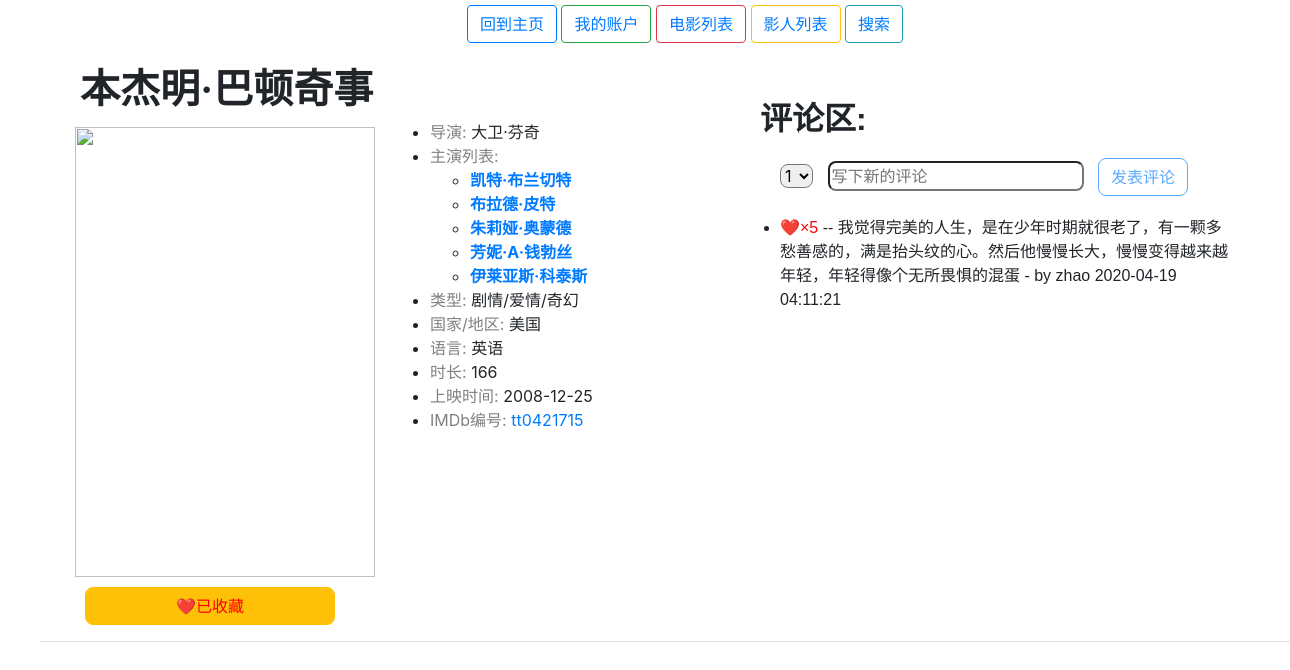
Screenshot of /movies/tt0421715 with the database file from the repository.
### wenbo_movie/models.py (models this page shows, shortened)
class Movie(models.Model):
    name = models.CharField(max_length=64)
    duration = models.IntegerField()
    type = models.CharField(max_length=128)
    country = models.CharField(max_length=64)
    language = models.CharField(max_length=64)
    imdb_num = models.CharField(max_length=256)
    date = models.CharField(max_length=64)

class Worker(models.Model):
    name = models.CharField(max_length=64)
    gender = models.CharField(max_length=64)
    birthday = models.CharField(max_length=64)
    english_name = models.CharField(max_length=64)
    imdb_num = models.CharField(max_length=256)
    work_type = models.CharField(max_length=32)
    related_movie = models.ManyToManyField(Movie, blank=True, related_name="workers")

### usersystem/models.py (models this page shows, shortened)
class Review(models.Model):
    review = models.CharField(max_length=4096)
    star = models.IntegerField()
    movie = models.ForeignKey(Movie, on_delete=models.DO_NOTHING, related_name="m_reviews")
    user = models.ForeignKey(Myuser, on_delete=models.DO_NOTHING, related_name="u_reviews")

### wenbo_movie/views.py (the view)
# urls.py: path("movies/<imdb_num>", views.movie, name="movie"),
def movie(request, imdb_num):
    from usersystem.views import current_user
    try:
        movie = Movie.objects.get(imdb_num=imdb_num)
        actor_list = []
        for a in movie.workers.filter(work_type="actor"):
            actor_list.append(a)
        director = movie.workers.get(work_type="director").name
        reviews = movie.m_reviews.all()
    except Movie.DoesNotExist:
        raise Http404("Movie does not exist.")
    nolike_users = Myuser.objects.exclude(likemovies=movie).all()
    nolike_list = []
    for user in nolike_users:
        nolike_list.append(user.username)
    can_like = False
    if current_user in nolike_list:
        can_like = True
    star_list = [1, 2, 3, 4, 5]
    imdb_link = "https://www.imdb.com/title/" + str(movie.imdb_num)
    img_link = "/static/pictures/" + str(movie.imdb_num) + ".jpg"
    able_like = True
    if current_user == "":
        able_like = False
    context = {
        "movie": movie,
        "actors": actor_list,
        "director": director,
        "reviews": reviews,
        "can_like": can_like,
        "star_list": star_list,
        "current_user": current_user,
        "imdb_link": imdb_link,
        "img_link": img_link,
        "able_like": able_like,
    }
    return render(request, "movies/movie.html", context)

### wenbo_movie/templates/movies/movie.html (shortened to what this page needs)
{% extends "movies/base.html" %}
{% block head %}
    <h1>{{ movie.name }}</h1>
{% endblock %}
{% block body %}
    <img src="{{img_link}}" width="300" height="450"/>
    <div id="m_info">
        <ul>
            <li><font color="grey">导演: </font>{{ director }}</li>
            <li><font color="grey">主演列表:</font>
                <ul id="m_info">
                    {% for ac in actors %}
                        <li><a href="{% url 'worker' ac.imdb_num %}">{{ ac.name }}</a></li>
                    {% empty %}
                        <li>没有演员</li>
                    {% endfor %}
                </ul>
            </li>
            <li><font color="grey">类型: </font>{{ movie.type }}</li>
            <li><font color="grey">国家/地区: </font>{{ movie.country }}</li>
            <li><font color="grey">语言: </font>{{ movie.language }}</li>
            <li><font color="grey">时长: </font>{{ movie.duration }}</li>
            <li><font color="grey">上映时间: </font>{{ movie.date }}</li>
            <li><font color="grey">IMDb编号: </font><a href="{{imdb_link}}">{{ movie.imdb_num }}</a></li>
        </ul>
    </div>
    {% if able_like %}
        <div id="like">
            {% if can_like %}
                <form action="{% url 'like_m' movie.imdb_num %}" method="post">
                    {% csrf_token %}
                    <button name="like" value=1 class="btn btn-warning" type="submit">收藏</button>
                </form>
            {% else %}
                <form action="{% url 'like_m' movie.imdb_num %}" method="post">
                    <button name="like" value=0 class="btn btn-warning" type="submit">❤️已收藏</button>
                </form>
            {% endif %}
        </div>
    {% endif %}
    <hr>
    <div id="review_region">
        <h2 id="review">评论区:</h2>
        {% if able_like %}
            <div id="write_review">
                <form action="{% url 'review' movie.imdb_num %}" method="post">
                    <select name="star" id="star">
                        {% for num in star_list %}
                            <option value="{{ num }}">{{ num }}</option>
                        {% endfor %}
                    </select>
                    <input id="message" name="review_txt" autocomplete="off" autofocus placeholder="写下新的评论" type="text"/>
                    <button id="submit_review" type="submit" class="btn btn-outline-primary">发表评论</button>
                </form>
            </div>
        {% endif %}
        <ul id="review_records">
            {% for r in reviews %}
                <li id="review_piece">❤️<font color="red">×{{ r.star }}</font>  -- {{ r.review }}</li>
            {% endfor %}
        </ul>
    </div>
{% endblock %}

### wenbo_movie/static/movie_style.css (style rules this page uses)
body { position: relative; left: 40px; }
h1 { position: relative; left: 40px; top: 20px; font-family:"Times New Roman", Times, serif; font-weight: 700; }
h2 { font-family:"Trebuchet MS", Helvetica, sans-serif; font-weight: 700; }
img { position: relative; top: 10px; left: 20px; margin: 15px; }
div[id="write_review"] { margin: 15px; position: relative; left: 20px; }
div[id="like"] { margin: 5px; position: relative; left: 40px; }
div[id="like"] button { width: 250px; border-radius: 8px; color: red; }
div[id="m_info"] { position: absolute; left: 350px; top: 120px; }
ul[id="m_info"] > li { font-weight: bold; }
div[id="review_region"] { position: absolute; left: 700px; top: 100px; }
select[id="star"], input[id="message"], button[id="submit_review"] { border-radius: 8px; margin: 5px; }
li[id="review_piece"] { width: 450px; word-wrap: break-word; word-break: normal; font-family:"Comic Sans MS", sans-serif; }
h2[id="review"] { position: relative; left: 20px; }

### rows the page displays
Movie: name "本杰明·巴顿奇事", type "剧情/爱情/奇幻", country "美国", language "英语", duration "166", date "2008-12-25", imdb_num "tt0421715"
Worker: name "大卫·芬奇"
Worker: name "凯特·布兰切特"
Worker: name "布拉德·皮特"
Worker: name "朱莉娅·奥蒙德"
Worker: name "芳妮·A·钱勃丝"
Worker: name "伊莱亚斯·科泰斯"
Review: star "5", review "我觉得完美的人生，是在少年时期就很老了，有一颗多愁善感的，满是抬头纹的心。然后他慢慢长大，慢慢变得越来越年轻，年轻得像个无所畏惧的混蛋 - by zhao 2020-04-19 04:11:21"

### other values shown
form field star "1"
